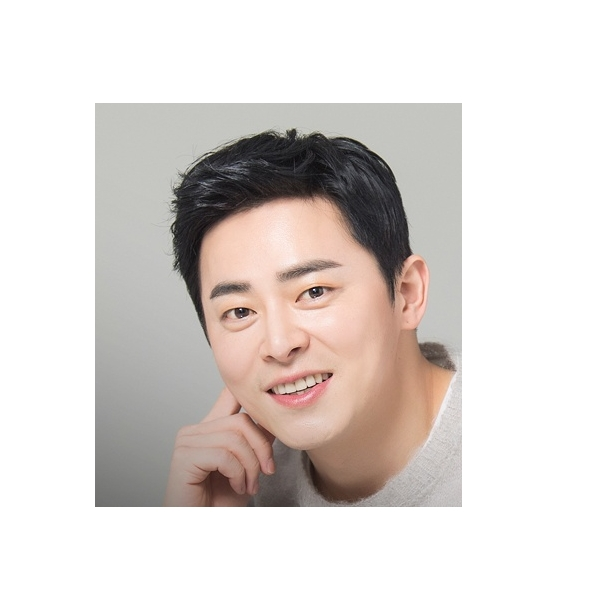
#> input picture Analysis/20220426/src/actor1.jpg, 600 x 600 px, given in place of kim.jpg, which was not available
$ jupyter execute Cropdata.ipynb   (text cells are left out)
#> lines starting #> are read from the running program, lines starting #| are printed output that depends on the picture; pictures that were not available may be replaced by others from this repository, and a replacement may not be noted
[cell 1]
# 하나의 이미지의 얼굴을 검색하여 Crop
import cv2
import datetime

# CPU 기반
face_cascade = cv2.CascadeClassifier('./haarcascade_frontalface_default.xml')

img = cv2.imread('./kim.jpg')      # 김남길
#> img is the input picture: shape (600, 600, 3); mean B, G, R 211, 214.4, 221
# img = cv2.imread('./lee.jpg')     # 이하늬
# img = cv2.imread('./father.jpg')  # 열혈사제 출연진 5명
gray = cv2.cvtColor(img, cv2.COLOR_BGR2GRAY)
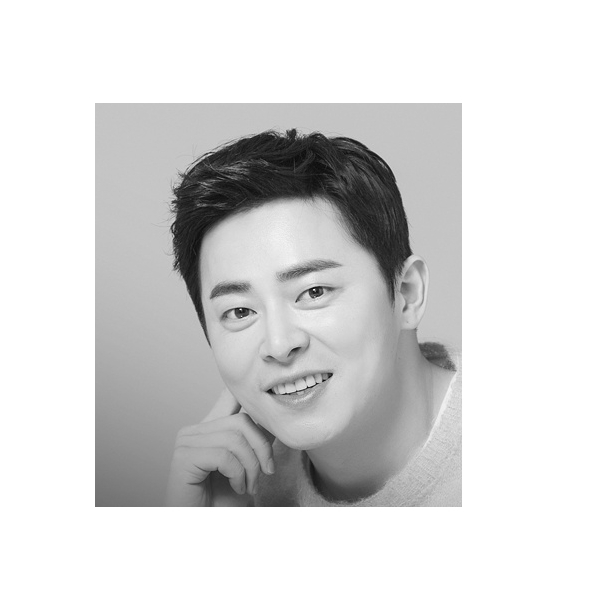
#> gray: shape (600, 600); min 10, max 255, mean 216
faces = face_cascade.detectMultiScale(gray, 1.3,5)
#> faces = [[164, 206, 241, 241]]
count = 0
for (x,y,w,h) in faces:
    cropped = img[y - 30:y + h + 20, x - 10:x + w + 10]
    print(type(cropped))
    print(cropped.shape)
    # 이미지를 저장

    count += 1
    now = datetime.datetime.now()
    nowDatetime = now.strftime('%Y%m%d%H%M%S')
    cv2.imwrite(nowDatetime + "_" + str(count) + ".jpg", cropped)
#> this loop made 1 pass
#> (x, y, w, h, count, nowDatetime) on pass 1: (164, 206, 241, 241, 1, '20261121092903')
#| <class 'numpy.ndarray'>
#| (291, 261, 3)
#> pass 1, `cropped = img[y - 30:y + h + 20, x - 10:x + w + 10]`:
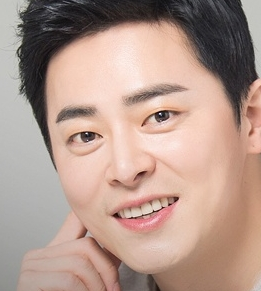
#> cropped: shape (291, 261, 3); mean B, G, R 141, 152.6, 178.8
#> after the loop, count = 1

# Lock 걸림으로 주석처리
# cv2.imshow('Image view', img)
# cv2.waitKey(0)
# cv2.destroyAllWindows()

[cell 2]
# 특정 폴더의 파일 목록 확인
import os

path = "./src/Andrew Lincoln"
# path = "./src/Kim Nam Gil"
# path = "./src/SongGangHo"
file_list = os.listdir(path)
file_list_py = [file for file in file_list if file.endswith(".jpg")]
for file in file_list_py:
    print ("file: {}".format(file))
